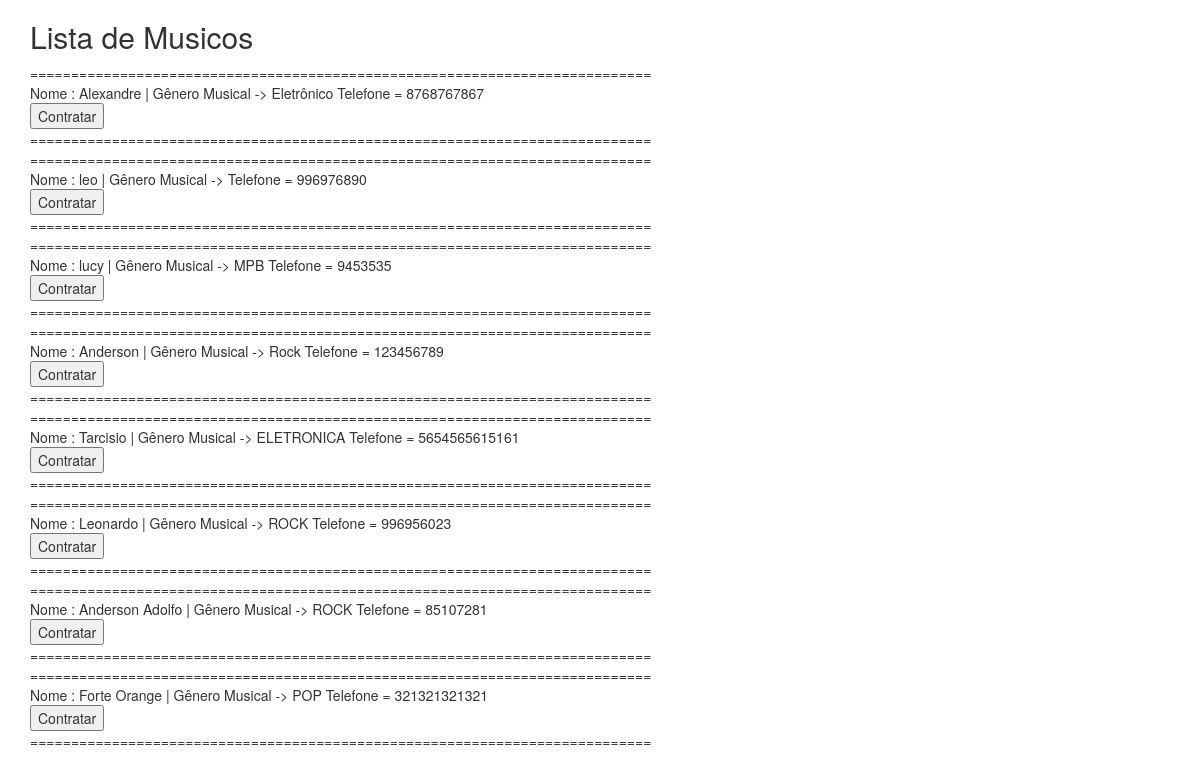
/todos.php, run on the app's committed database.
### tables this page shows
CREATE TABLE `MUSICO` (
  `ID` int(5) NOT NULL,
  `SENHA` varchar(60) NOT NULL,
  `NOME` varchar(45) NOT NULL,
  `EMAIL` varchar(60) NOT NULL,
  `TELEFONE` varchar(13) NOT NULL,
  `ENDERECO` varchar(90) NOT NULL,
  `GENERO_MUSICAL` varchar(45) NOT NULL,
  `DATA_DE_NASCIMENTO` int(8) NOT NULL,
  `CPF` varchar(11) NOT NULL,
  `FOTO` varchar(90) DEFAULT NULL
);

### todos.php (the view, shortened to what this page needs)
<!DOCTYPE html>
<html lang="en">
<head>
  <link rel="stylesheet" href="https://maxcdn.bootstrapcdn.com/bootstrap/3.3.7/css/bootstrap.min.css">
</head>
<body>
<div class="container">
<h2>Lista de Musicos</h2>
<?php
include 'init.php';
 $conectou = mysqli_query($conecta, "SELECT * FROM MUSICO") or die("erro ao selecionar");
 while($linha = mysqli_fetch_array($conectou)){
        $id = $linha['ID'];
        $nome = $linha['NOME'];
        $telefone = $linha['TELEFONE'];
        $genero = $linha['GENERO_MUSICAL'];
        echo "============================================================================<br>";
        echo "Nome : ".$nome."  |  Gênero Musical  ->  ".$genero."  Telefone = ".$telefone."   "."<form method=post action=contratooo.php><input type=hidden value=$id  name=ident><input type=submit value=Contratar></form>";
        echo "============================================================================<br>";
}
?>
</div>
</body>
</html>

### data on the page
musico: NOME "Alexandre", GENERO_MUSICAL "Eletrônico", TELEFONE "8768767867"
musico: NOME "leo", TELEFONE "996976890"
musico: NOME "lucy", GENERO_MUSICAL "MPB", TELEFONE "9453535"
musico: NOME "Anderson", GENERO_MUSICAL "Rock", TELEFONE "123456789"
musico: NOME "Tarcisio", GENERO_MUSICAL "ELETRONICA", TELEFONE "5654565615161"
musico: NOME "Leonardo", GENERO_MUSICAL "ROCK", TELEFONE "996956023"
musico: NOME "Anderson Adolfo", GENERO_MUSICAL "ROCK", TELEFONE "85107281"
musico: NOME "Forte Orange", GENERO_MUSICAL "POP", TELEFONE "321321321321"
